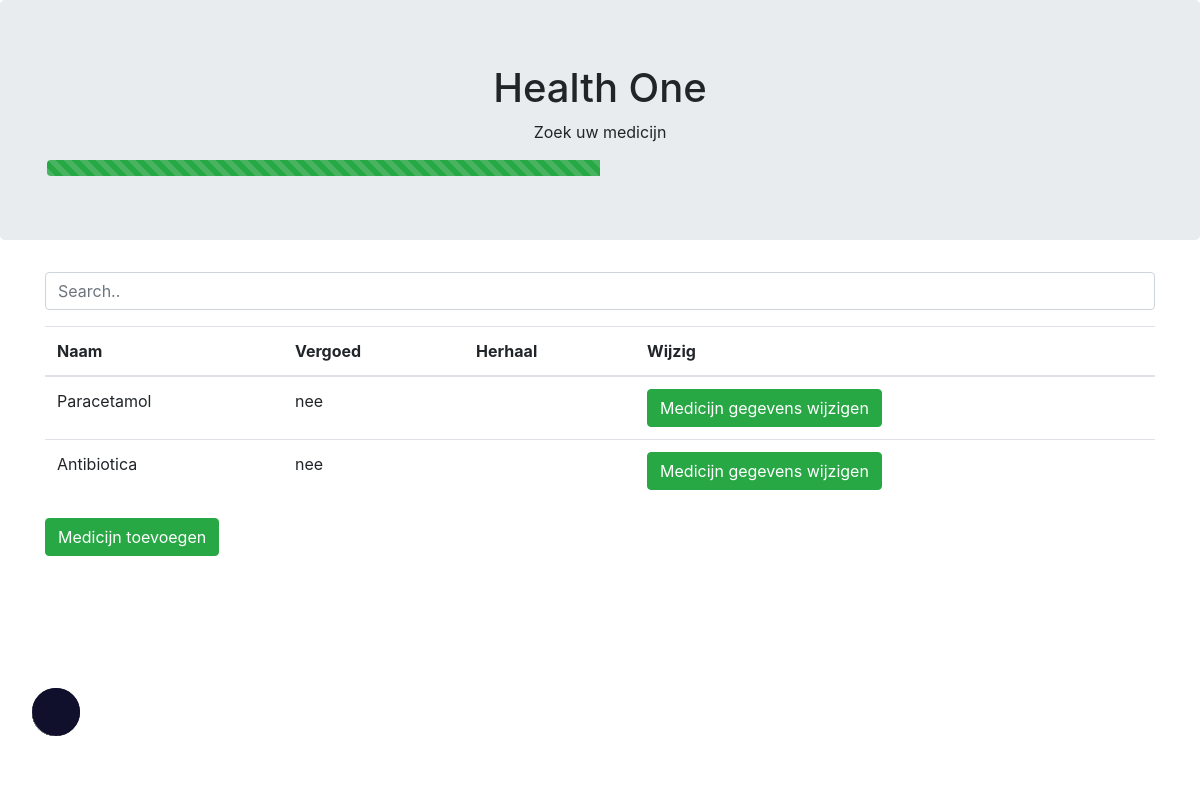
/medicijnen-lijst.php (signed in), run on the app's committed database.
### tables this page shows
CREATE TABLE `medicijnen` (
  `id` int(255) NOT NULL,
  `naam` varchar(255) NOT NULL,
  `vergoed` varchar(3) NOT NULL
);

### medicijnen-lijst.php (the view, shortened to what this page needs)
<!DOCTYPE html>
<html lang="en">
<head>
    <link rel="stylesheet" href="https://maxcdn.bootstrapcdn.com/bootstrap/4.3.1/css/bootstrap.min.css">
</head>
<body>
    <?php
    $db = new PDO("mysql:host=localhost;dbname=HealthOne", "root", "");
    $query = $db->prepare("SELECT * FROM medicijnen");
    $query->execute();
    $result = $query->fetchAll(PDO::FETCH_ASSOC);
    ?>
    <div class="jumbotron text-center">
        <h1>Health One</h1>
        <p>Zoek uw medicijn</p>
        <div class="container">
            <div class="progress">
                <div class="darkmode-ignore progress-bar progress-bar-striped progress-bar-animated bg-success" style="width:50%"></div>
            </div>
        </div>
    </div>
    <div class="container">
        <div class="row text-center">
            <div class="col">
                <div class="form-group">
                    <input class="form-control" id="myInput" type="text" placeholder="Search..">
                </div>
            </div>
        </div>
        <div class="row">
            <div class="col">
                <table class="table table-hover">
                    <thead>
                        <tr>
                            <th>Naam</th>
                            <th>Vergoed</th>
                            <th>Herhaal</th>
                            <th>Wijzig</th>
                        </tr>
                    </thead>
                    <tbody id="myTable">
                        <?php
                        foreach ($result as &$data) {
                            echo "<tr>";
                            echo "<td>" . $data["naam"] . "</td>";
                            echo "<td>" . $data["vergoed"] . "</td>";
                            echo "<td>" . $data["herhaal"] . "</td>";
                            echo "<td>" . "<a href='medicijn-gegevens-wijzigen.php?id=" . $data['id'] . "'>" . "<button type='button' class='btn btn-success'>" . "Medicijn gegevens wijzigen" . "</button>" . "</a>";
                            echo "</tr>";
                        }
                        ?>
                    </tbody>
                </table>
                <a href="medicijn_add.html"><button type="button" class="btn btn-success">Medicijn toevoegen</button></a>
            </div>
        </div><br>
    </div>
</body>
<link rel="stylesheet" href="css/darkmode.css">
</html>

### data on the page
medicijnen: naam "Paracetamol", vergoed "nee"
medicijnen: naam "Antibiotica", vergoed "nee"
